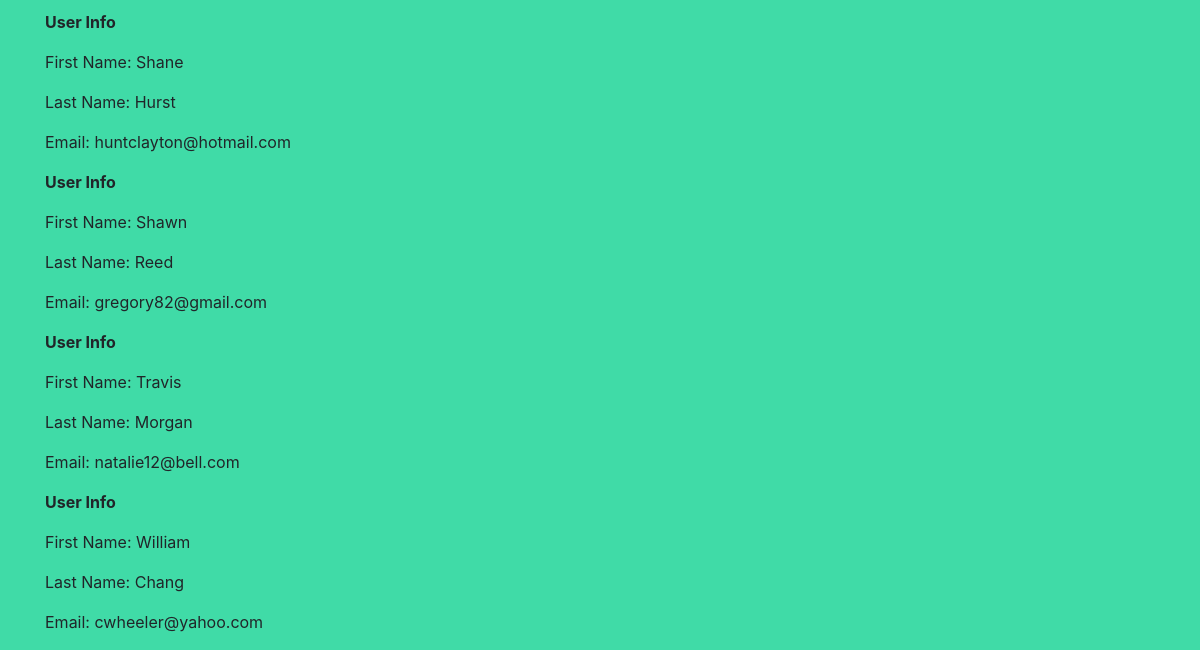
The app's page /secondapp/users (lower part), older data.
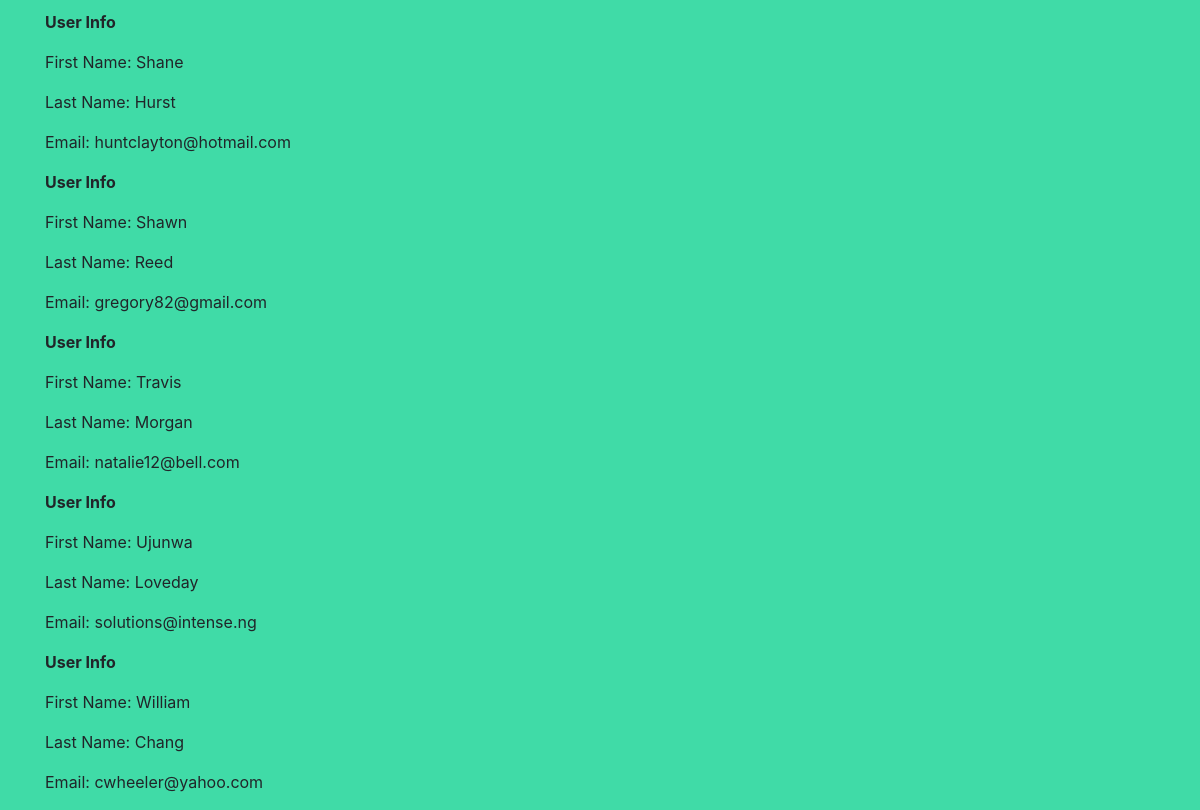
The same page, newer data.
### secondapp/models.py (models this page shows)
class User(models.Model):
    first_name = models.CharField(max_length=128)
    last_name = models.CharField(max_length=128)
    email = models.EmailField(max_length=264, unique=True)

### secondapp/views.py (the view)
# urls.py: path('users', views.users, name='add-users'),
def users(request):
    user_list = User.objects.order_by('first_name')
    user_dict = {'users':user_list}
    return render(request, 'secondapp/users.html', context=user_dict)

### secondapp/templates/secondapp/users.html (shortened to what this page needs)
{% extends 'secondapp/base.html' %}
{% load static %}
{% block content %}
<div class="container">
    {% if users %}
        {% for user in users %}
        <p>
            <strong>User Info</strong>
        </p>
        <p>First Name: {{ user.first_name }}</p>
        <p>Last Name: {{ user.last_name }}</p>
        <p>Email: {{ user.email }}</p>
        {% endfor %}
    {% else %}
    <p>
        <strong>Nothing to show</strong>
    </p>
    {% endif %}
</div>
{% endblock %}

### secondapp/templates/secondapp/base.html (shortened to what this page needs)
{% load static %}
<!doctype html>
<html lang="en">
  <head>
    <link rel="stylesheet" href="https://stackpath.bootstrapcdn.com/bootstrap/4.3.1/css/bootstrap.min.css">
    <link rel="stylesheet" href="{% static 'secondapp/css/style.css' %}">
  </head>
  <body>
    <div>
        {% block content %}
        {% endblock %}
    </div>
  </body>
</html>

### secondapp/static/secondapp/css/style.css (style rules this page uses)
body { background-color: rgb(64, 219, 167); }

Row changes from the older to the newer data that the page shows:
added User: first_name "Ujunwa", last_name "Loveday", email "solutions@intense.ng"
